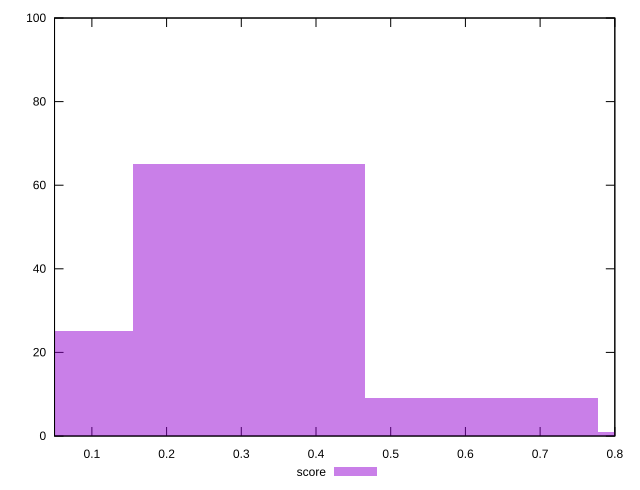

This chart was generated by the following gnuplot code:
reset

$score <<EOF
0.3107477987268685 65
0 25
0.621495597453737 9
0.9322433961806054 1
EOF

set key outside below
set boxwidth 0.3107477987268685
set xrange [0.05:0.8]
set yrange [0:100]
set trange [0:100]
set style fill transparent solid 0.5 noborder
set terminal svg size 640, 490 enhanced background rgb 'white'
set output "reports/report_00027_2021-02-24T12-40-31.850Z/total-blocking-time/samples/music/score/histogram.svg"

plot $score title "score" with boxes

reset
